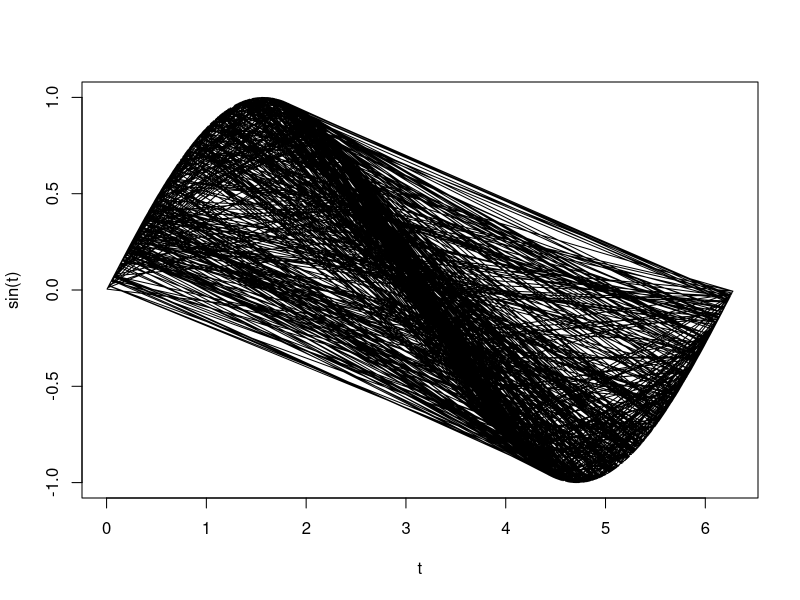

Generate this figure with R:
## ---- chunk 1
    # Define some function

    some.function <- function(n){
        replicate(n, runif(1))
    }
## ---- chunk 2
    t <- runif(1000) * 2 * pi
    plot(t, sin(t), type='l')
